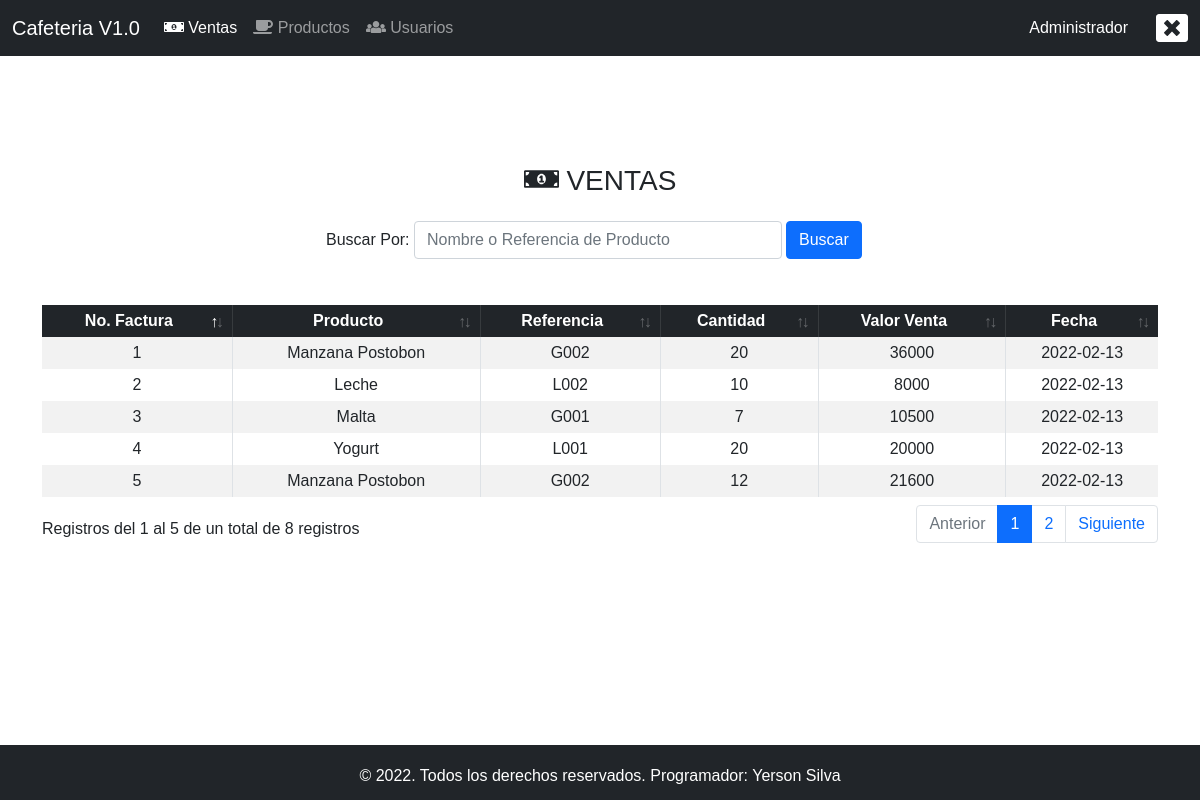
Page /MasterPage/home.php (signed in) on the committed database.
### tables this page shows
CREATE TABLE IF NOT EXISTS `ventas` (
  `id` int(11) NOT NULL AUTO_INCREMENT,
  `id_producto` int(11) NOT NULL,
  `id_usuario` int(11) NOT NULL,
  `numeroFactura` int(11) NOT NULL,
  `cantidad` int(11) NOT NULL,
  `valorVenta` int(11) NOT NULL,
  `fecha_venta` date DEFAULT NULL,
  PRIMARY KEY (`id`),
  KEY `FK_idVenta_idProducto` (`id_producto`),
  KEY `FK_idVenta_idUsuario` (`id_usuario`)
);

CREATE TABLE IF NOT EXISTS `productos` (
  `id` int(11) NOT NULL AUTO_INCREMENT,
  `nombre` varchar(200) NOT NULL,
  `referencia` varchar(200) NOT NULL,
  `precio` int(11) NOT NULL,
  `peso` int(11) NOT NULL,
  `categoria` varchar(200) NOT NULL,
  `stock` int(11) NOT NULL,
  `estado` tinyint(4) NOT NULL,
  `id_usuario_crea` int(11) NOT NULL,
  `fecha_creacion` date NOT NULL,
  `fecha_modificacion` date DEFAULT NULL,
  PRIMARY KEY (`id`),
  KEY `Fk_idProducto_idUsuario` (`id_usuario_crea`)
);

### conexion.php (called while the page is built, shortened)
<?php
class Conexion{
    public function __construct()
    {
        $this->conexion_db = new mysqli(DB_PASS,DB_USER,DB_PASS,DB_NAME);
    }
}
?>

### crud/read.php (called while the page is built, shortened)
<?php
require '../conexion.php';
 class Consulta extends Conexion {
    public function read_ventas($nombre, $referencia){
        $idUsuario = $_SESSION['idUsuario'];
        $busqueda= $this->conexion_db->query("SELECT v.numeroFactura, p.id, p.nombre, p.referencia, v.cantidad, v.valorVenta, v.fecha_venta FROM ventas v INNER JOIN productos p ON p.id = v.id_producto INNER JOIN usuarios u ON u.id = v.id_usuario WHERE u.id = $idUsuario AND p.nombre LIKE '%$nombre%' OR p.referencia LIKE '%$referencia%' ");
        $resultado=$busqueda->fetch_all(MYSQLI_ASSOC);
        return $resultado;
    }
}
?>

### modulos/ventas.php (the view, shortened to what this page needs)
<?php
if (isset($_SESSION['usuario'])) {
?>
    <?php
    require_once('../crud/read.php');
    $resultado = new Consulta();
    $nombre = $_POST['txtBuscarProducto'];
    $array_ventas = $resultado->read_ventas($nombre,$nombre);
    ?>
    <div class="col-12 col-xs-12 col-sm-12 col-md-12 pb-3">
        <form action="home.php?mod=ventas" method="post" class="mb-3">
            <div class="container text-center pb-3 mt-3">
                <h3><i class="fas fa-money-bill-alt"></i>&nbsp;VENTAS</h3>
            </div>
            <div class="form-row">
                <div class="form-group col-md-12">
                    <div class="form-row align-items-center d-flex justify-content-center">
                        <div class="col-sm-2">
                            <div class="input-group d-flex justify-content-md-end justify-content-sm-start">
                                <label class="my-0">Buscar Por:&nbsp;</label>
                            </div>
                        </div>
                        <div class="col-sm-4 my-0">
                            <div class="input-group">
                                <input type="text" class="form-control" id="txtBuscar" name="txtBuscarProducto" placeholder="Nombre o Referencia de Producto">&nbsp;
                            </div>
                        </div>
                        <div class="col-sm-2 my-0">
                            <div class="input-group">
                                <button type="submit" name="btnBuscar" class="btn btn-primary btn-block boton">Buscar</button>
                            </div>
                        </div>
                    </div>
                </div>
            </div>
        </form>
                <br>
                <div class="table-responsive-md  col-md-12">
                    <table class="table table-sm table-bordered table-striped text-center" id="ventas" data-page-length='5'>
                        <thead class="table-dark">
                            <tr>
                                <th scope="col">No. Factura</th>
                                <th scope="col">Producto</th>
                                <th scope="col">Referencia</th>
                                <th scope="col">Cantidad</th>
                                <th scope="col">Valor Venta</th>
                                <th scope="col">Fecha</th>
                            </tr>
                        </thead>
                        <tbody>
                            <?php
                            foreach ($array_ventas as $item) {
                            ?>
                                <tr>
                                    <td><?php echo $item['numeroFactura']; ?></td>
                                    <td><?php echo $item['nombre']; ?></td>
                                    <td><?php echo $item['referencia']; ?></td>
                                    <td><?php echo $item['cantidad']; ?></td>
                                    <td><?php echo $item['valorVenta']; ?></td>
                                    <td><?php echo $item['fecha_venta']; ?></td>
                                </tr>
                            <?php
                            }
                            ?>
                        </tbody>
                    </table>
                </div>
    </div>
<?php
} else {
    header('location: ../index.php');
}
?>

### MasterPage/home.php (shortened to what this page needs)
<?php
if (isset($_SESSION['usuario'])) {
?>
    <!DOCTYPE html>
    <html lang="es">
    <head>
        <link rel="stylesheet" href="../vendor/css/bootstrap.min.css">
        <link rel="stylesheet" href="https://use.fontawesome.com/releases/v5.0.8/css/solid.css">
        <link rel="stylesheet" href="../Datatables/datatables.min.css">
        <link rel="stylesheet" href="../vendor/css/style.css">
        <link rel="stylesheet" href="../vendor/css/sweetalert2.min.css">
    </head>
    <body>
        <header>
            <nav class="navbar navbar-expand-lg navbar-dark bg-dark">
                <div class="container-fluid">
                    <a class="navbar-brand" href="#">Cafeteria V1.0</a>
                    <div class="collapse navbar-collapse" id="navbarNav">
                        <ul class="navbar-nav">
                            <li class="nav-item">
                                <a class="nav-link active" aria-current="page" href="home.php?mod=ventas">
                                <i class="fas fa-money-bill-alt"></i>
                                Ventas</a>
                            </li>
                            <li class="nav-item">
                                <a class="nav-link" href="home.php?mod=productos">
                                <i class="fas fa-coffee"></i>
                                Productos</a>
                            </li>
                            <li class="nav-item" <?php
                                $perfil = $_SESSION['perfil'];
                                if ($perfil == 'Vendedor'){
                                    echo "hidden";
                                }
                            ?>>
                                <a class="nav-link" href="home.php?mod=usuarios">
                                <i class="fas fa-users"></i>
                                Usuarios</a>
                            </li>
                            <li class="nav-item d-none d-sm-none d-md-block position-absolute top-0 end-0">
                                <div class="d-flex flex-row-reverse bd-highlight">
                                    <div class="p-1 bd-highlight">
                                        <a class="nav-link " href="../salir.php">
                                            <i class="fas fa-window-close fa-2x btn-salir"></i>
                                        </a>
                                    </div>
                                    <div class="p-3 bd-highlight">
                                        <span class="text-white"><?php echo $_SESSION['perfil']; ?></span>
                                    </div>
                                </div>
                            </li>
                        </ul>
                    </div>
                </div>
            </nav>
        </header>
        <main class="container">
            <section>
                <div class="col-12 col-xs-12 col-sm-12 col-md-12">
                    <div class="row">
                        <?php
                        switch (@$_GET['mod']) {
                            default:
                                require_once("../modulos/ventas.php");
                                break;
                        }
                        ?>
                    </div>
                </div>
            </section>
        </main>
        <footer class="container-fluid bg-dark">
            <div class="row">
                <div class="col-sm-12 col-md-12 pr-0">
                    <p class="text-center pr-0">&copy; <?php echo date('Y'); ?>. Todos los derechos reservados. Programador: Yerson Silva</p>
                </div>
            </div>
        </footer>
    </body>
    </html>
<?php
} else {
    header('location: ../index.php');
}
?>

### rows in the picture
ventas: numeroFactura "1", id_producto.nombre "Manzana Postobon", id_producto.referencia "G002", cantidad "20", valorVenta "36000", fecha_venta "2022-02-13"
ventas: numeroFactura "2", id_producto.nombre "Leche", id_producto.referencia "L002", cantidad "10", valorVenta "8000", fecha_venta "2022-02-13"
ventas: numeroFactura "3", id_producto.nombre "Malta", id_producto.referencia "G001", cantidad "7", valorVenta "10500", fecha_venta "2022-02-13"
ventas: numeroFactura "4", id_producto.nombre "Yogurt", id_producto.referencia "L001", cantidad "20", valorVenta "20000", fecha_venta "2022-02-13"
ventas: numeroFactura "5", id_producto.nombre "Manzana Postobon", id_producto.referencia "G002", cantidad "12", valorVenta "21600", fecha_venta "2022-02-13"

### other values in the picture
$_SESSION['perfil'] "Administrador"
